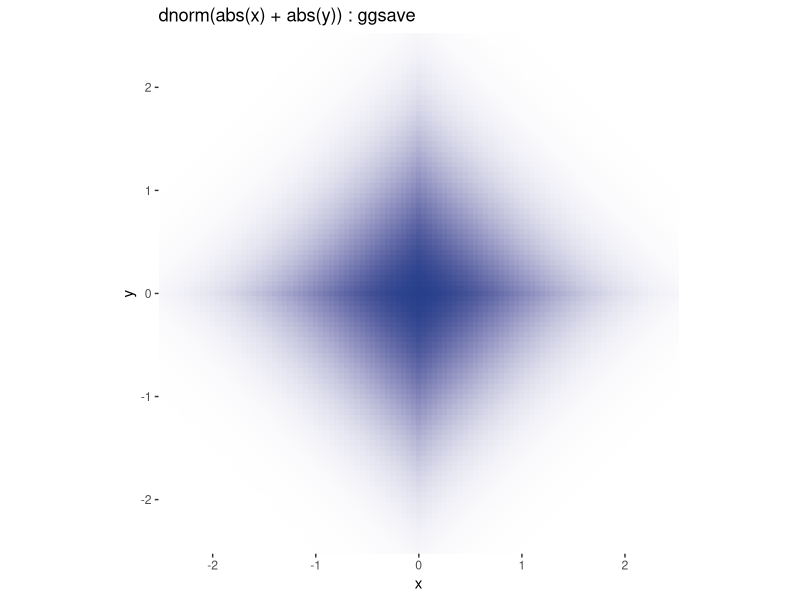
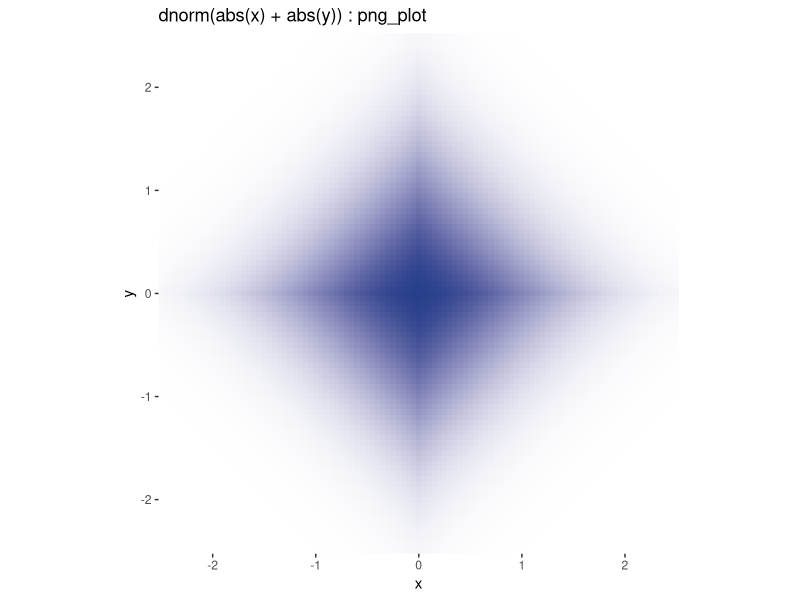

These figures' R source, in order:
library(dplyr)
library(ggplot2)

xs <- seq(-2.5, 2.5, 0.05)
ys <- seq(-2.5, 2.5, 0.05)

df <- lapply(ys, function(y) {
    vs <- sapply(xs, function(x) {
        dnorm(abs(x) + abs(y))
    })
    tibble(x=xs, y=y, value=vs)
}) %>% dplyr::bind_rows()

make_image <- function(df, title) {
    g <- ggplot(df, aes(x=x, y=y, fill=value))
    g <- g + geom_tile(show.legend = FALSE)
    g <- g + scale_fill_gradient(low='white', high='royalblue4')
    g <- g + ggtitle(paste('dnorm(abs(x) + abs(y))', title))
    g <- g + labs(x='x', y='y')
    g <- g + coord_equal()
    g <- g + theme(aspect.ratio=1,
                   legend.position='none',
                   plot.background=element_blank(),
                   panel.background=element_blank())
    g <- g + scale_x_continuous(expand=c(0,0))
    g <- g + scale_y_continuous(expand=c(0,0))
    g
}

ggsave('dnorm_abs_ggsave.png', plot=make_image(df, ': ggsave'), dpi=100)
png(filename='dnorm_abs_png.png', width=1040, height=700)
plot(make_image(df, ': png_plot'))
dev.off()
